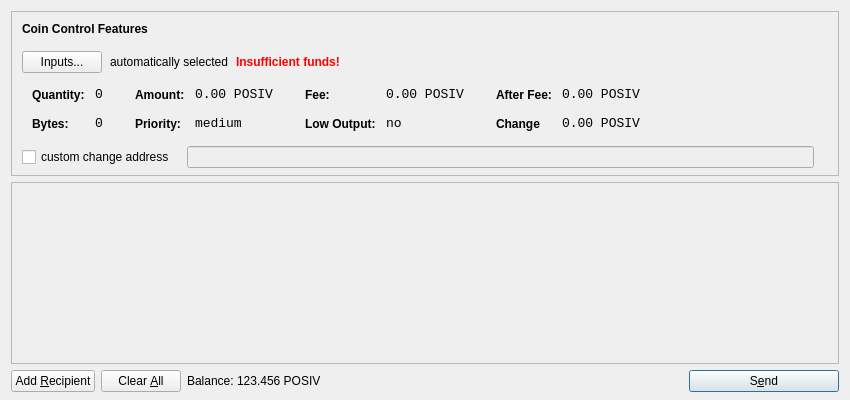
<?xml version="1.0" encoding="UTF-8"?>
<ui version="4.0">
 <class>SendCoinsDialog</class>
 <widget class="QDialog" name="SendCoinsDialog">
  <property name="geometry">
   <rect>
    <x>0</x>
    <y>0</y>
    <width>850</width>
    <height>400</height>
   </rect>
  </property>
  <property name="windowTitle">
   <string>Send Coins</string>
  </property>
  <layout class="QVBoxLayout" name="verticalLayout" stretch="0,1,0">
   <property name="bottomMargin">
    <number>8</number>
   </property>
   <item>
    <widget class="QFrame" name="frameCoinControl">
     <property name="sizePolicy">
      <sizepolicy hsizetype="Expanding" vsizetype="Expanding">
       <horstretch>0</horstretch>
       <verstretch>0</verstretch>
      </sizepolicy>
     </property>
     <property name="maximumSize">
      <size>
       <width>16777215</width>
       <height>16777215</height>
      </size>
     </property>
     <property name="frameShape">
      <enum>QFrame::StyledPanel</enum>
     </property>
     <property name="frameShadow">
      <enum>QFrame::Sunken</enum>
     </property>
     <layout class="QVBoxLayout" name="verticalLayoutCoinControl2">
      <property name="spacing">
       <number>6</number>
      </property>
      <property name="leftMargin">
       <number>0</number>
      </property>
      <property name="topMargin">
       <number>0</number>
      </property>
      <property name="rightMargin">
       <number>0</number>
      </property>
      <property name="bottomMargin">
       <number>6</number>
      </property>
      <item>
       <layout class="QVBoxLayout" name="verticalLayoutCoinControl" stretch="0,0,0,0,1">
        <property name="spacing">
         <number>0</number>
        </property>
        <property name="leftMargin">
         <number>10</number>
        </property>
        <property name="topMargin">
         <number>10</number>
        </property>
        <item>
         <layout class="QHBoxLayout" name="horizontalLayoutCoinControl1">
          <property name="bottomMargin">
           <number>15</number>
          </property>
          <item>
           <widget class="QLabel" name="labelCoinControlFeatures">
            <property name="sizePolicy">
             <sizepolicy hsizetype="Preferred" vsizetype="Maximum">
              <horstretch>0</horstretch>
              <verstretch>0</verstretch>
             </sizepolicy>
            </property>
            <property name="font">
             <font>
              <weight>75</weight>
              <bold>true</bold>
             </font>
            </property>
            <property name="styleSheet">
             <string notr="true">font-weight:bold;</string>
            </property>
            <property name="text">
             <string>Coin Control Features</string>
            </property>
           </widget>
          </item>
         </layout>
        </item>
        <item>
         <layout class="QHBoxLayout" name="horizontalLayoutCoinControl2" stretch="0,0,0,0">
          <property name="spacing">
           <number>8</number>
          </property>
          <property name="bottomMargin">
           <number>10</number>
          </property>
          <item>
           <widget class="QPushButton" name="pushButtonCoinControl">
            <property name="styleSheet">
             <string notr="true"/>
            </property>
            <property name="text">
             <string>Inputs...</string>
            </property>
           </widget>
          </item>
          <item>
           <widget class="QLabel" name="labelCoinControlAutomaticallySelected">
            <property name="text">
             <string>automatically selected</string>
            </property>
            <property name="margin">
             <number>5</number>
            </property>
           </widget>
          </item>
          <item>
           <widget class="QLabel" name="labelCoinControlInsuffFunds">
            <property name="font">
             <font>
              <weight>75</weight>
              <bold>true</bold>
             </font>
            </property>
            <property name="styleSheet">
             <string notr="true">color:red;font-weight:bold;</string>
            </property>
            <property name="text">
             <string>Insufficient funds!</string>
            </property>
            <property name="margin">
             <number>5</number>
            </property>
           </widget>
          </item>
          <item>
           <spacer name="horizontalSpacerCoinControl">
            <property name="orientation">
             <enum>Qt::Horizontal</enum>
            </property>
            <property name="sizeHint" stdset="0">
             <size>
              <width>40</width>
              <height>1</height>
             </size>
            </property>
           </spacer>
          </item>
         </layout>
        </item>
        <item>
         <widget class="QWidget" name="widgetCoinControl" native="true">
          <property name="sizePolicy">
           <sizepolicy hsizetype="Preferred" vsizetype="Preferred">
            <horstretch>0</horstretch>
            <verstretch>0</verstretch>
           </sizepolicy>
          </property>
          <property name="minimumSize">
           <size>
            <width>0</width>
            <height>0</height>
           </size>
          </property>
          <property name="styleSheet">
           <string notr="true"/>
          </property>
          <layout class="QHBoxLayout" name="horizontalLayoutCoinControl5">
           <property name="margin">
            <number>0</number>
           </property>
           <item>
            <layout class="QHBoxLayout" name="horizontalLayoutCoinControl3" stretch="0,0,0,1">
             <property name="spacing">
              <number>20</number>
             </property>
             <property name="topMargin">
              <number>0</number>
             </property>
             <property name="bottomMargin">
              <number>10</number>
             </property>
             <item>
              <layout class="QFormLayout" name="formLayoutCoinControl1">
               <property name="horizontalSpacing">
                <number>10</number>
               </property>
               <property name="verticalSpacing">
                <number>14</number>
               </property>
               <property name="leftMargin">
                <number>10</number>
               </property>
               <property name="topMargin">
                <number>4</number>
               </property>
               <property name="rightMargin">
                <number>6</number>
               </property>
               <item row="0" column="0">
                <widget class="QLabel" name="labelCoinControlQuantityText">
                 <property name="styleSheet">
                  <string notr="true">font-weight:bold;</string>
                 </property>
                 <property name="text">
                  <string>Quantity:</string>
                 </property>
                 <property name="margin">
                  <number>0</number>
                 </property>
                </widget>
               </item>
               <item row="0" column="1">
                <widget class="QLabel" name="labelCoinControlQuantity">
                 <property name="font">
                  <font>
                   <family>Monospace</family>
                   <pointsize>10</pointsize>
                  </font>
                 </property>
                 <property name="cursor">
                  <cursorShape>IBeamCursor</cursorShape>
                 </property>
                 <property name="contextMenuPolicy">
                  <enum>Qt::ActionsContextMenu</enum>
                 </property>
                 <property name="text">
                  <string>0</string>
                 </property>
                 <property name="margin">
                  <number>0</number>
                 </property>
                 <property name="textInteractionFlags">
                  <set>Qt::LinksAccessibleByMouse|Qt::TextSelectableByKeyboard|Qt::TextSelectableByMouse</set>
                 </property>
                </widget>
               </item>
               <item row="1" column="0">
                <widget class="QLabel" name="labelCoinControlBytesText">
                 <property name="styleSheet">
                  <string notr="true">font-weight:bold;</string>
                 </property>
                 <property name="text">
                  <string>Bytes:</string>
                 </property>
                </widget>
               </item>
               <item row="1" column="1">
                <widget class="QLabel" name="labelCoinControlBytes">
                 <property name="font">
                  <font>
                   <family>Monospace</family>
                   <pointsize>10</pointsize>
                  </font>
                 </property>
                 <property name="cursor">
                  <cursorShape>IBeamCursor</cursorShape>
                 </property>
                 <property name="contextMenuPolicy">
                  <enum>Qt::ActionsContextMenu</enum>
                 </property>
                 <property name="text">
                  <string>0</string>
                 </property>
                 <property name="textInteractionFlags">
                  <set>Qt::LinksAccessibleByMouse|Qt::TextSelectableByKeyboard|Qt::TextSelectableByMouse</set>
                 </property>
                </widget>
               </item>
              </layout>
             </item>
             <item>
              <layout class="QFormLayout" name="formLayoutCoinControl2">
               <property name="horizontalSpacing">
                <number>10</number>
               </property>
               <property name="verticalSpacing">
                <number>14</number>
               </property>
               <property name="leftMargin">
                <number>6</number>
               </property>
               <property name="topMargin">
                <number>4</number>
               </property>
               <property name="rightMargin">
                <number>6</number>
               </property>
               <item row="0" column="0">
                <widget class="QLabel" name="labelCoinControlAmountText">
                 <property name="styleSheet">
                  <string notr="true">font-weight:bold;</string>
                 </property>
                 <property name="text">
                  <string>Amount:</string>
                 </property>
                 <property name="margin">
                  <number>0</number>
                 </property>
                </widget>
               </item>
               <item row="0" column="1">
                <widget class="QLabel" name="labelCoinControlAmount">
                 <property name="font">
                  <font>
                   <family>Monospace</family>
                   <pointsize>10</pointsize>
                  </font>
                 </property>
                 <property name="cursor">
                  <cursorShape>IBeamCursor</cursorShape>
                 </property>
                 <property name="contextMenuPolicy">
                  <enum>Qt::ActionsContextMenu</enum>
                 </property>
                 <property name="text">
                  <string>0.00 POSIV</string>
                 </property>
                 <property name="textInteractionFlags">
                  <set>Qt::LinksAccessibleByMouse|Qt::TextSelectableByKeyboard|Qt::TextSelectableByMouse</set>
                 </property>
                </widget>
               </item>
               <item row="1" column="0">
                <widget class="QLabel" name="labelCoinControlPriorityText">
                 <property name="styleSheet">
                  <string notr="true">font-weight:bold;</string>
                 </property>
                 <property name="text">
                  <string>Priority:</string>
                 </property>
                </widget>
               </item>
               <item row="1" column="1">
                <widget class="QLabel" name="labelCoinControlPriority">
                 <property name="font">
                  <font>
                   <family>Monospace</family>
                   <pointsize>10</pointsize>
                  </font>
                 </property>
                 <property name="cursor">
                  <cursorShape>IBeamCursor</cursorShape>
                 </property>
                 <property name="contextMenuPolicy">
                  <enum>Qt::ActionsContextMenu</enum>
                 </property>
                 <property name="text">
                  <string>medium</string>
                 </property>
                 <property name="textInteractionFlags">
                  <set>Qt::LinksAccessibleByMouse|Qt::TextSelectableByKeyboard|Qt::TextSelectableByMouse</set>
                 </property>
                </widget>
               </item>
              </layout>
             </item>
             <item>
              <layout class="QFormLayout" name="formLayoutCoinControl3">
               <property name="horizontalSpacing">
                <number>10</number>
               </property>
               <property name="verticalSpacing">
                <number>14</number>
               </property>
               <property name="leftMargin">
                <number>6</number>
               </property>
               <property name="topMargin">
                <number>4</number>
               </property>
               <property name="rightMargin">
                <number>6</number>
               </property>
               <item row="0" column="0">
                <widget class="QLabel" name="labelCoinControlFeeText">
                 <property name="styleSheet">
                  <string notr="true">font-weight:bold;</string>
                 </property>
                 <property name="text">
                  <string>Fee:</string>
                 </property>
                 <property name="margin">
                  <number>0</number>
                 </property>
                </widget>
               </item>
               <item row="0" column="1">
                <widget class="QLabel" name="labelCoinControlFee">
                 <property name="font">
                  <font>
                   <family>Monospace</family>
                   <pointsize>10</pointsize>
                  </font>
                 </property>
                 <property name="cursor">
                  <cursorShape>IBeamCursor</cursorShape>
                 </property>
                 <property name="contextMenuPolicy">
                  <enum>Qt::ActionsContextMenu</enum>
                 </property>
                 <property name="text">
                  <string>0.00 POSIV</string>
                 </property>
                 <property name="textInteractionFlags">
                  <set>Qt::LinksAccessibleByMouse|Qt::TextSelectableByKeyboard|Qt::TextSelectableByMouse</set>
                 </property>
                </widget>
               </item>
               <item row="1" column="0">
                <widget class="QLabel" name="labelCoinControlLowOutputText">
                 <property name="styleSheet">
                  <string notr="true">font-weight:bold;</string>
                 </property>
                 <property name="text">
                  <string>Low Output:</string>
                 </property>
                </widget>
               </item>
               <item row="1" column="1">
                <widget class="QLabel" name="labelCoinControlLowOutput">
                 <property name="font">
                  <font>
                   <family>Monospace</family>
                   <pointsize>10</pointsize>
                  </font>
                 </property>
                 <property name="cursor">
                  <cursorShape>IBeamCursor</cursorShape>
                 </property>
                 <property name="contextMenuPolicy">
                  <enum>Qt::ActionsContextMenu</enum>
                 </property>
                 <property name="text">
                  <string>no</string>
                 </property>
                 <property name="textInteractionFlags">
                  <set>Qt::LinksAccessibleByMouse|Qt::TextSelectableByKeyboard|Qt::TextSelectableByMouse</set>
                 </property>
                </widget>
               </item>
              </layout>
             </item>
             <item>
              <layout class="QFormLayout" name="formLayoutCoinControl4">
               <property name="horizontalSpacing">
                <number>10</number>
               </property>
               <property name="verticalSpacing">
                <number>14</number>
               </property>
               <property name="leftMargin">
                <number>6</number>
               </property>
               <property name="topMargin">
                <number>4</number>
               </property>
               <property name="rightMargin">
                <number>6</number>
               </property>
               <item row="0" column="0">
                <widget class="QLabel" name="labelCoinControlAfterFeeText">
                 <property name="styleSheet">
                  <string notr="true">font-weight:bold;</string>
                 </property>
                 <property name="text">
                  <string>After Fee:</string>
                 </property>
                 <property name="margin">
                  <number>0</number>
                 </property>
                </widget>
               </item>
               <item row="0" column="1">
                <widget class="QLabel" name="labelCoinControlAfterFee">
                 <property name="font">
                  <font>
                   <family>Monospace</family>
                   <pointsize>10</pointsize>
                  </font>
                 </property>
                 <property name="cursor">
                  <cursorShape>IBeamCursor</cursorShape>
                 </property>
                 <property name="contextMenuPolicy">
                  <enum>Qt::ActionsContextMenu</enum>
                 </property>
                 <property name="text">
                  <string>0.00 POSIV</string>
                 </property>
                 <property name="textInteractionFlags">
                  <set>Qt::LinksAccessibleByMouse|Qt::TextSelectableByKeyboard|Qt::TextSelectableByMouse</set>
                 </property>
                </widget>
               </item>
               <item row="1" column="0">
                <widget class="QLabel" name="labelCoinControlChangeText">
                 <property name="styleSheet">
                  <string notr="true">font-weight:bold;</string>
                 </property>
                 <property name="text">
                  <string>Change</string>
                 </property>
                </widget>
               </item>
               <item row="1" column="1">
                <widget class="QLabel" name="labelCoinControlChange">
                 <property name="font">
                  <font>
                   <family>Monospace</family>
                   <pointsize>10</pointsize>
                  </font>
                 </property>
                 <property name="cursor">
                  <cursorShape>IBeamCursor</cursorShape>
                 </property>
                 <property name="contextMenuPolicy">
                  <enum>Qt::ActionsContextMenu</enum>
                 </property>
                 <property name="text">
                  <string>0.00 POSIV</string>
                 </property>
                 <property name="textInteractionFlags">
                  <set>Qt::LinksAccessibleByMouse|Qt::TextSelectableByKeyboard|Qt::TextSelectableByMouse</set>
                 </property>
                </widget>
               </item>
              </layout>
             </item>
            </layout>
           </item>
          </layout>
         </widget>
        </item>
        <item>
         <layout class="QHBoxLayout" name="horizontalLayoutCoinControl4" stretch="0,0,0">
          <property name="spacing">
           <number>12</number>
          </property>
          <property name="sizeConstraint">
           <enum>QLayout::SetDefaultConstraint</enum>
          </property>
          <property name="topMargin">
           <number>5</number>
          </property>
          <property name="rightMargin">
           <number>5</number>
          </property>
          <item>
           <widget class="QCheckBox" name="checkBoxCoinControlChange">
            <property name="text">
             <string>custom change address</string>
            </property>
           </widget>
          </item>
          <item>
           <widget class="QLineEdit" name="lineEditCoinControlChange">
            <property name="enabled">
             <bool>false</bool>
            </property>
            <property name="sizePolicy">
             <sizepolicy hsizetype="Expanding" vsizetype="Fixed">
              <horstretch>0</horstretch>
              <verstretch>0</verstretch>
             </sizepolicy>
            </property>
           </widget>
          </item>
          <item>
           <widget class="QLabel" name="labelCoinControlChangeLabel">
            <property name="sizePolicy">
             <sizepolicy hsizetype="Preferred" vsizetype="Expanding">
              <horstretch>0</horstretch>
              <verstretch>0</verstretch>
             </sizepolicy>
            </property>
            <property name="minimumSize">
             <size>
              <width>0</width>
              <height>0</height>
             </size>
            </property>
            <property name="text">
             <string/>
            </property>
            <property name="margin">
             <number>3</number>
            </property>
           </widget>
          </item>
         </layout>
        </item>
        <item>
         <spacer name="verticalSpacerCoinControl">
          <property name="orientation">
           <enum>Qt::Vertical</enum>
          </property>
          <property name="sizeHint" stdset="0">
           <size>
            <width>800</width>
            <height>1</height>
           </size>
          </property>
         </spacer>
        </item>
       </layout>
      </item>
     </layout>
    </widget>
   </item>
   <item>
    <widget class="QScrollArea" name="scrollArea">
     <property name="widgetResizable">
      <bool>true</bool>
     </property>
     <widget class="QWidget" name="scrollAreaWidgetContents">
      <property name="geometry">
       <rect>
        <x>0</x>
        <y>0</y>
        <width>830</width>
        <height>172</height>
       </rect>
      </property>
      <layout class="QVBoxLayout" name="verticalLayout_2">
       <property name="margin">
        <number>0</number>
       </property>
       <item>
        <layout class="QVBoxLayout" name="entries">
         <property name="spacing">
          <number>6</number>
         </property>
        </layout>
       </item>
       <item>
        <spacer name="verticalSpacer">
         <property name="orientation">
          <enum>Qt::Vertical</enum>
         </property>
         <property name="sizeHint" stdset="0">
          <size>
           <width>20</width>
           <height>40</height>
          </size>
         </property>
        </spacer>
       </item>
      </layout>
     </widget>
    </widget>
   </item>
   <item>
    <layout class="QHBoxLayout" name="horizontalLayout">
     <item>
      <widget class="QPushButton" name="addButton">
       <property name="toolTip">
        <string>Send to multiple recipients at once</string>
       </property>
       <property name="text">
        <string>Add &amp;Recipient</string>
       </property>
       <property name="icon">
        <iconset resource="../bitcoin.qrc">
         <normaloff>:/icons/add</normaloff>:/icons/add</iconset>
       </property>
       <property name="autoDefault">
        <bool>false</bool>
       </property>
      </widget>
     </item>
     <item>
      <widget class="QPushButton" name="clearButton">
       <property name="sizePolicy">
        <sizepolicy hsizetype="Minimum" vsizetype="Fixed">
         <horstretch>0</horstretch>
         <verstretch>0</verstretch>
        </sizepolicy>
       </property>
       <property name="toolTip">
        <string>Remove all transaction fields</string>
       </property>
       <property name="text">
        <string>Clear &amp;All</string>
       </property>
       <property name="icon">
        <iconset resource="../bitcoin.qrc">
         <normaloff>:/icons/remove</normaloff>:/icons/remove</iconset>
       </property>
       <property name="autoRepeatDelay">
        <number>300</number>
       </property>
       <property name="autoDefault">
        <bool>false</bool>
       </property>
      </widget>
     </item>
     <item>
      <layout class="QHBoxLayout" name="horizontalLayout_2">
       <property name="spacing">
        <number>3</number>
       </property>
       <item>
        <widget class="QLabel" name="label">
         <property name="sizePolicy">
          <sizepolicy hsizetype="Preferred" vsizetype="Fixed">
           <horstretch>0</horstretch>
           <verstretch>0</verstretch>
          </sizepolicy>
         </property>
         <property name="text">
          <string>Balance:</string>
         </property>
        </widget>
       </item>
       <item>
        <widget class="QLabel" name="labelBalance">
         <property name="sizePolicy">
          <sizepolicy hsizetype="Preferred" vsizetype="Fixed">
           <horstretch>0</horstretch>
           <verstretch>0</verstretch>
          </sizepolicy>
         </property>
         <property name="cursor">
          <cursorShape>IBeamCursor</cursorShape>
         </property>
         <property name="text">
          <string>123.456 POSIV</string>
         </property>
         <property name="textInteractionFlags">
          <set>Qt::LinksAccessibleByMouse|Qt::TextSelectableByKeyboard|Qt::TextSelectableByMouse</set>
         </property>
        </widget>
       </item>
      </layout>
     </item>
     <item>
      <spacer name="horizontalSpacer">
       <property name="orientation">
        <enum>Qt::Horizontal</enum>
       </property>
       <property name="sizeHint" stdset="0">
        <size>
         <width>40</width>
         <height>20</height>
        </size>
       </property>
      </spacer>
     </item>
     <item>
      <widget class="QPushButton" name="sendButton">
       <property name="minimumSize">
        <size>
         <width>150</width>
         <height>0</height>
        </size>
       </property>
       <property name="toolTip">
        <string>Confirm the send action</string>
       </property>
       <property name="text">
        <string>S&amp;end</string>
       </property>
       <property name="icon">
        <iconset resource="../bitcoin.qrc">
         <normaloff>:/icons/send</normaloff>:/icons/send</iconset>
       </property>
       <property name="default">
        <bool>true</bool>
       </property>
      </widget>
     </item>
    </layout>
   </item>
  </layout>
 </widget>
 <resources>
  <include location="../bitcoin.qrc"/>
 </resources>
 <connections/>
</ui>
